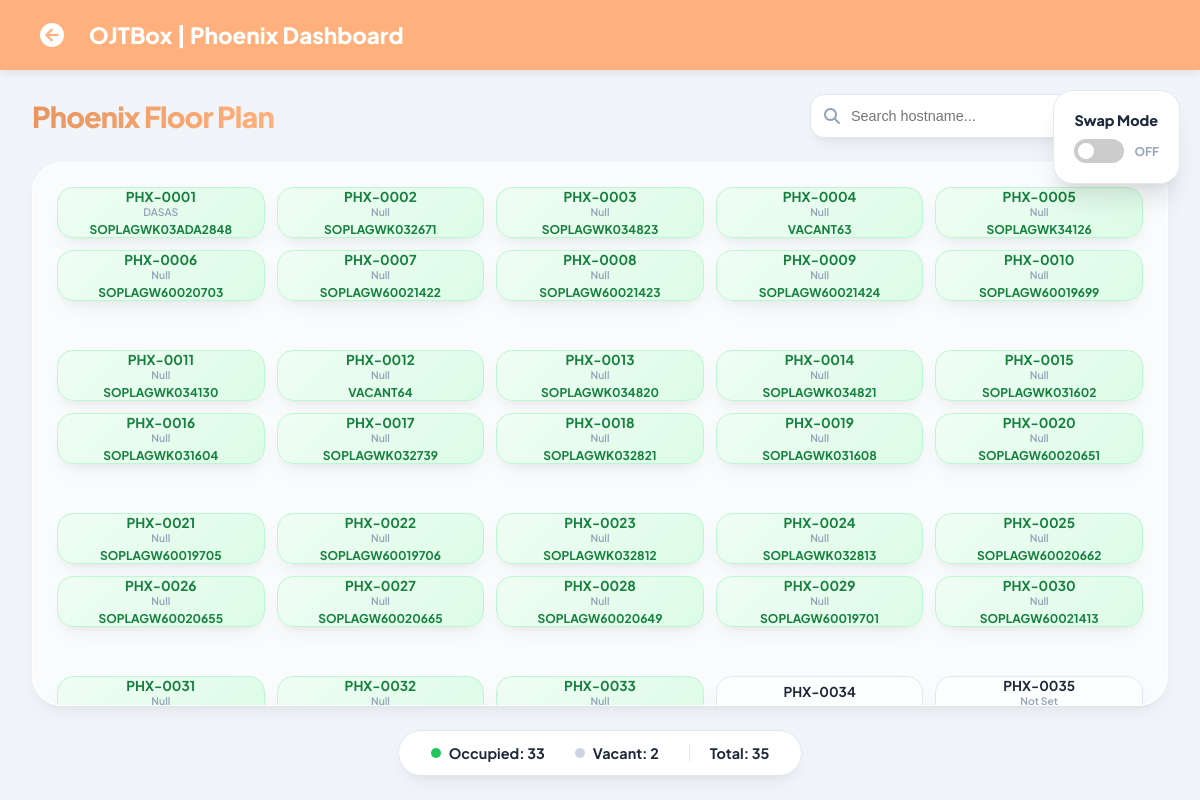
The app's page /phoenix.php (signed in) with its own data.
### tables this page shows
CREATE TABLE `production_floor_map` (
  `id` int(11) NOT NULL,
  `cubicle_no` varchar(20) NOT NULL,
  `hostname` varchar(100) DEFAULT NULL,
  `department` varchar(100) DEFAULT 'San Antonio',
  `status` enum('Occupied','Vacant','Repair') DEFAULT 'Vacant',
  `grid_row` int(11) DEFAULT NULL,
  `grid_col` int(11) DEFAULT NULL,
  `switch_port` varchar(100) DEFAULT 'Not Set',
  `campaign` varchar(100) DEFAULT 'Not Set'
);

### phoenix.php (the view, shortened to what this page needs)
<?php
require_once 'db.php';
$department_name = "Phoenix";
$total_seats = 35;
$stations = [];
$occupied_count = 0;
$vacant_count = 0;
$stmt = $conn->prepare("SELECT * FROM production_floor_map WHERE department = ? ORDER BY id ASC LIMIT ?");
$stmt->bind_param("si", $department_name, $total_seats);
$stmt->execute();
$result = $stmt->get_result();
while($row = $result->fetch_assoc()) {
    $stations[] = $row;
    if($row['status'] === 'Occupied') $occupied_count++;
    else $vacant_count++;
}
$vacant_count += ($total_seats - count($stations));
?>
<!DOCTYPE html>
<html lang="en">
<head>
    <link rel="stylesheet" href="https://cdnjs.cloudflare.com/ajax/libs/font-awesome/6.4.0/css/all.min.css">
</head>
<body id="body">
<nav class="navbar">
    <a href="prod_map.php" class="nav-back-btn"><i class="fa-solid fa-circle-arrow-left"></i></a>
    <div style="color: white; font-weight: 900; font-size: 1.4rem;">OJTBox | Phoenix Dashboard</div>
</nav>
<div class="edit-sidebar">
    <div style="font-weight: 800; font-size: 0.9rem; color: var(--text-dark);">Swap Mode</div>
    <div style="display: flex; align-items: center; gap: 10px;">
        <label class="switch">
            <span class="slider"></span>
        </label>
        <span id="statusLabel" style="font-size: 0.75rem; font-weight: 700; color: var(--text-muted);">OFF</span>
    </div>
</div>
<div class="container">
    <div class="header-row">
        <h1>Phoenix Floor Plan</h1>
        <div class="search-wrapper" style="position: relative;">
            <i class="fa-solid fa-magnifying-glass" style="position: absolute; left: 14px; top: 50%; transform: translateY(-50%); color: var(--text-muted);"></i>
            <input type="text" id="searchInput" placeholder="Search hostname..." onkeyup="searchMap()">
        </div>
    </div>
    <div class="map-grid-container">
        <div class="map-grid" id="mapGrid">
            <?php
            for($i = 0; $i < 35; $i++):
                $row_data = $stations[$i] ?? null;
                $id = $row_data['id'] ?? ($i + 1);
                $phx_num = $i + 1;
                $cubicle_name = "PHX-" . str_pad($phx_num, 4, '0', STR_PAD_LEFT);
                $status = $row_data['status'] ?? 'Vacant';
                $hostname = $row_data['hostname'] ?? '';
                $switch_port = $row_data['switch_port'] ?? 'Not Set';
            ?>
                <div class="seat-box <?php echo $status; ?>"
                     id="seat-<?php echo $id; ?>"
                     data-id="<?php echo $id; ?>"
                     data-hostname="<?php echo strtolower($hostname); ?>"
                     onclick="handleSeatClick(event, '<?php echo $id; ?>', '<?php echo $cubicle_name; ?>', '<?php echo $hostname; ?>', '<?php echo $switch_port; ?>', '<?php echo $status; ?>')">
                    <strong style="font-size: 0.85rem; display:block;"><?php echo $cubicle_name; ?></strong>
                    <div style="font-size: 0.65rem; color: var(--text-muted); font-weight: 600;"><?php echo $switch_port; ?></div>
                    <div style="font-size: 0.75rem; font-weight: 700; margin-top:4px;"><?php echo $hostname ?: 'Available'; ?></div>
                </div>
                <?php
                if ($phx_num % 10 == 0 && $phx_num < 35) {
                    echo '<div class="walkway"></div>';
                }
                ?>
            <?php endfor; ?>
        </div>
    </div>
    <div class="status-legend">
        <div class="legend-item"><div class="dot" style="background: #22c55e;"></div> Occupied: <?php echo $occupied_count; ?></div>
        <div class="legend-item"><div class="dot" style="background: #cbd5e1;"></div> Vacant: <?php echo $vacant_count; ?></div>
        <div class="legend-item" style="border-left: 1px solid var(--border); padding-left: 20px;">Total: 35</div>
    </div>
</div>
</body>
</html>

### phoenix.php (style rules this page uses)
:root { --primary: #ffb07c; --primary-dark: #e8955f; --primary-light: #fff5ed; --bg: #f1f5f9; --card-bg: #ffffff; --text-dark: #1e293b; --text-muted: #94a3b8; --border: #e2e8f0; --occupied-bg: linear-gradient(135deg, #f0fdf4 0%, #dcfce7 100%); --occupied-text: #15803d; --occupied-border: #bbf7d0; --shadow-soft: 0 10px 25px -5px rgba(0, 0, 0, 0.05), 0 8px 10px -6px rgba(0, 0, 0, 0.05); --shadow-hover: 0 20px 25px -5px rgba(0, 0, 0, 0.1), 0 10px 10px -5px rgba(0, 0, 0, 0.04); }
html, body { height: 100vh; margin: 0; padding: 0; font-family: 'Plus Jakarta Sans', sans-serif; background: var(--bg); color: var(--text-dark); overflow: hidden; }
.navbar { background: var(--primary); padding: 0 2.5rem; display: flex; align-items: center; height: 70px; box-sizing: border-box; gap: 25px; box-shadow: 0 2px 10px rgba(0,0,0,0.1); position: relative; z-index: 10; }
.nav-back-btn { color: white; text-decoration: none; font-size: 1.5rem; display: flex; align-items: center; transition: transform 0.2s; }
.container { height: calc(100vh - 70px); padding: 1.5rem 2rem; display: flex; flex-direction: column; box-sizing: border-box; max-width: 1400px; margin: 0 auto; }
.header-row { display: flex; justify-content: space-between; align-items: center; margin-bottom: 1.5rem; }
.header-row h1 { font-weight: 800; font-size: 1.8rem; letter-spacing: -0.03em; margin: 0; background: linear-gradient(to right, #e8955f, #ffb07c); -webkit-background-clip: text; -webkit-text-fill-color: transparent; }
#searchInput { width: 300px; padding: 0.8rem 1rem 0.8rem 2.5rem; border-radius: 14px; border: 1px solid var(--border); background: white; font-size: 0.9rem; transition: all 0.3s; outline: none; box-shadow: var(--shadow-soft); }
.map-grid-container { background: rgba(255, 255, 255, 0.6); backdrop-filter: blur(10px); padding: 1.5rem; border-radius: 30px; border: 1px solid rgba(255,255,255,0.8); flex-grow: 1; display: flex; align-items: center; justify-content: center; box-shadow: var(--shadow-soft); overflow: hidden; }
.map-grid { display: grid; grid-template-columns: repeat(5, 1fr); grid-template-rows: 1fr 1fr 25px 1fr 1fr 25px 1fr 1fr 25px 1fr; gap: 12px; width: 100%; height: 100%; }
.walkway { grid-column: span 5; background: transparent; pointer-events: none; }
.seat-box { border-radius: 16px; text-align: center; border: 1px solid transparent; background: var(--card-bg); transition: all 0.4s cubic-bezier(0.175, 0.885, 0.32, 1.275); cursor: pointer; display: flex; flex-direction: column; align-items: center; justify-content: center; position: relative; box-shadow: var(--shadow-soft); }
.Occupied { background: var(--occupied-bg); color: var(--occupied-text); border: 1px solid var(--occupied-border); }
.Vacant { background: rgba(255, 255, 255, 0.6); border: 1px solid var(--border); }
.edit-sidebar { position: fixed; right: 20px; top: 90px; background: white; padding: 20px; border-radius: 20px; box-shadow: var(--shadow-hover); border: 1px solid var(--border); z-index: 100; display: flex; flex-direction: column; gap: 10px; }
.switch { position: relative; display: inline-block; width: 50px; height: 24px; }
.slider { position: absolute; cursor: pointer; top: 0; left: 0; right: 0; bottom: 0; background-color: #ccc; transition: .4s; border-radius: 34px; }
.slider:before { position: absolute; content: ""; height: 16px; width: 16px; left: 4px; bottom: 4px; background-color: white; transition: .4s; border-radius: 50%; }
.status-legend { display: flex; justify-content: center; gap: 30px; margin-top: 1.5rem; background: white; padding: 0.8rem 2rem; border-radius: 50px; width: fit-content; margin: 1.5rem auto 0; box-shadow: var(--shadow-soft); border: 1px solid var(--border); }
.legend-item { display: flex; align-items: center; gap: 8px; font-weight: 700; font-size: 0.9rem; }
.dot { width: 10px; height: 10px; border-radius: 50%; }

### records on screen
production_floor_map: cubicle_name "PHX-0001", switch_port "DASAS", hostname "SOPLAGWK03ADA2848"
production_floor_map: cubicle_name "PHX-0002", switch_port "Null", hostname "SOPLAGWK032671"
production_floor_map: cubicle_name "PHX-0003", switch_port "Null", hostname "SOPLAGWK034823"
production_floor_map: cubicle_name "PHX-0004", switch_port "Null", hostname "VACANT63"
production_floor_map: cubicle_name "PHX-0005", switch_port "Null", hostname "SOPLAGWK34126"
production_floor_map: cubicle_name "PHX-0006", switch_port "Null", hostname "SOPLAGW60020703"
production_floor_map: cubicle_name "PHX-0007", switch_port "Null", hostname "SOPLAGW60021422"
production_floor_map: cubicle_name "PHX-0008", switch_port "Null", hostname "SOPLAGW60021423"
production_floor_map: cubicle_name "PHX-0009", switch_port "Null", hostname "SOPLAGW60021424"
production_floor_map: cubicle_name "PHX-0010", switch_port "Null", hostname "SOPLAGW60019699"
production_floor_map: cubicle_name "PHX-0011", switch_port "Null", hostname "SOPLAGWK034130"
production_floor_map: cubicle_name "PHX-0012", switch_port "Null", hostname "VACANT64"
production_floor_map: cubicle_name "PHX-0013", switch_port "Null", hostname "SOPLAGWK034820"
production_floor_map: cubicle_name "PHX-0014", switch_port "Null", hostname "SOPLAGWK034821"
production_floor_map: cubicle_name "PHX-0015", switch_port "Null", hostname "SOPLAGWK031602"
production_floor_map: cubicle_name "PHX-0016", switch_port "Null", hostname "SOPLAGWK031604"
production_floor_map: cubicle_name "PHX-0017", switch_port "Null", hostname "SOPLAGWK032739"
production_floor_map: cubicle_name "PHX-0018", switch_port "Null", hostname "SOPLAGWK032821"
production_floor_map: cubicle_name "PHX-0019", switch_port "Null", hostname "SOPLAGWK031608"
production_floor_map: cubicle_name "PHX-0020", switch_port "Null", hostname "SOPLAGW60020651"
production_floor_map: cubicle_name "PHX-0021", switch_port "Null", hostname "SOPLAGW60019705"
production_floor_map: cubicle_name "PHX-0022", switch_port "Null", hostname "SOPLAGW60019706"
production_floor_map: cubicle_name "PHX-0023", switch_port "Null", hostname "SOPLAGWK032812"
production_floor_map: cubicle_name "PHX-0024", switch_port "Null", hostname "SOPLAGWK032813"
production_floor_map: cubicle_name "PHX-0025", switch_port "Null", hostname "SOPLAGW60020662"
production_floor_map: cubicle_name "PHX-0026", switch_port "Null", hostname "SOPLAGW60020655"
production_floor_map: cubicle_name "PHX-0027", switch_port "Null", hostname "SOPLAGW60020665"
production_floor_map: cubicle_name "PHX-0028", switch_port "Null", hostname "SOPLAGW60020649"
production_floor_map: cubicle_name "PHX-0029", switch_port "Null", hostname "SOPLAGW60019701"
production_floor_map: cubicle_name "PHX-0030", switch_port "Null", hostname "SOPLAGW60021413"
production_floor_map: cubicle_name "PHX-0031", switch_port "Null"
production_floor_map: cubicle_name "PHX-0032", switch_port "Null"
production_floor_map: cubicle_name "PHX-0033", switch_port "Null"
production_floor_map: cubicle_name "PHX-0034"

### other values on screen
$cubicle_name "PHX-0035"
$switch_port "Not Set"
$occupied_count "33"
$vacant_count "2"
